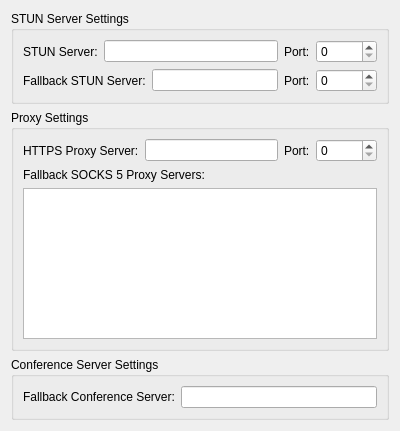
<?xml version="1.0" encoding="UTF-8"?>
<ui version="4.0">
 <class>IcqProxySettingsWidget</class>
 <widget class="QWidget" name="IcqProxySettingsWidget">
  <property name="geometry">
   <rect>
    <x>0</x>
    <y>0</y>
    <width>400</width>
    <height>431</height>
   </rect>
  </property>
  <property name="windowTitle">
   <string>Advanced Options</string>
  </property>
  <layout class="QVBoxLayout" name="verticalLayout_4">
   <item>
    <widget class="QGroupBox" name="stunGroupBox">
     <property name="title">
      <string>STUN Server Settings</string>
     </property>
     <layout class="QVBoxLayout" name="verticalLayout">
      <item>
       <layout class="QHBoxLayout" name="horizontalLayout_3">
        <item>
         <widget class="QLabel" name="stunServerLabel">
          <property name="text">
           <string>STUN Server:</string>
          </property>
         </widget>
        </item>
        <item>
         <widget class="KLineEdit" name="stunServerLineEdit"/>
        </item>
        <item>
         <widget class="QLabel" name="stunPortLabel">
          <property name="text">
           <string>Port:</string>
          </property>
         </widget>
        </item>
        <item>
         <widget class="QSpinBox" name="stunPortSpinBox">
          <property name="maximum">
           <number>65535</number>
          </property>
         </widget>
        </item>
       </layout>
      </item>
      <item>
       <layout class="QHBoxLayout" name="horizontalLayout_2">
        <item>
         <widget class="QLabel" name="fallbackStunServerLabel">
          <property name="text">
           <string>Fallback STUN Server:</string>
          </property>
         </widget>
        </item>
        <item>
         <widget class="KLineEdit" name="fallbackStunServerLineEdit"/>
        </item>
        <item>
         <widget class="QLabel" name="fallbackStunPortLabel">
          <property name="text">
           <string>Port:</string>
          </property>
         </widget>
        </item>
        <item>
         <widget class="QSpinBox" name="fallbackStunPortSpinBox">
          <property name="maximum">
           <number>65535</number>
          </property>
         </widget>
        </item>
       </layout>
      </item>
     </layout>
    </widget>
   </item>
   <item>
    <widget class="QGroupBox" name="proxyGroupBox">
     <property name="title">
      <string>Proxy Settings</string>
     </property>
     <layout class="QVBoxLayout" name="verticalLayout_2">
      <item>
       <layout class="QHBoxLayout" name="horizontalLayout_4">
        <item>
         <widget class="QLabel" name="httpsProxyServerLabel">
          <property name="text">
           <string>HTTPS Proxy Server:</string>
          </property>
         </widget>
        </item>
        <item>
         <widget class="KLineEdit" name="httpsProxyServerLineEdit"/>
        </item>
        <item>
         <widget class="QLabel" name="httpsProxyPortLabel">
          <property name="text">
           <string>Port:</string>
          </property>
         </widget>
        </item>
        <item>
         <widget class="QSpinBox" name="httpsProxyPortSpinBox">
          <property name="maximum">
           <number>65535</number>
          </property>
         </widget>
        </item>
       </layout>
      </item>
      <item>
       <widget class="QLabel" name="fallbackSocks5ProxiesLabel">
        <property name="text">
         <string>Fallback SOCKS 5 Proxy Servers:</string>
        </property>
       </widget>
      </item>
      <item>
       <widget class="KTextEdit" name="fallbackSocks5ProxiesTextEdit"/>
      </item>
     </layout>
    </widget>
   </item>
   <item>
    <widget class="QGroupBox" name="conferenceGroupBox">
     <property name="title">
      <string>Conference Server Settings</string>
     </property>
     <layout class="QVBoxLayout" name="verticalLayout_3">
      <item>
       <layout class="QHBoxLayout" name="horizontalLayout">
        <item>
         <widget class="QLabel" name="fallbackConferenceServerLabel">
          <property name="text">
           <string>Fallback Conference Server:</string>
          </property>
         </widget>
        </item>
        <item>
         <widget class="KLineEdit" name="fallbackConferenceServerLineEdit"/>
        </item>
       </layout>
      </item>
     </layout>
    </widget>
   </item>
  </layout>
 </widget>
 <customwidgets>
  <customwidget>
   <class>KLineEdit</class>
   <extends>QLineEdit</extends>
   <header>klineedit.h</header>
  </customwidget>
  <customwidget>
   <class>KTextEdit</class>
   <extends>QTextEdit</extends>
   <header>ktextedit.h</header>
  </customwidget>
 </customwidgets>
 <resources/>
 <connections/>
</ui>
